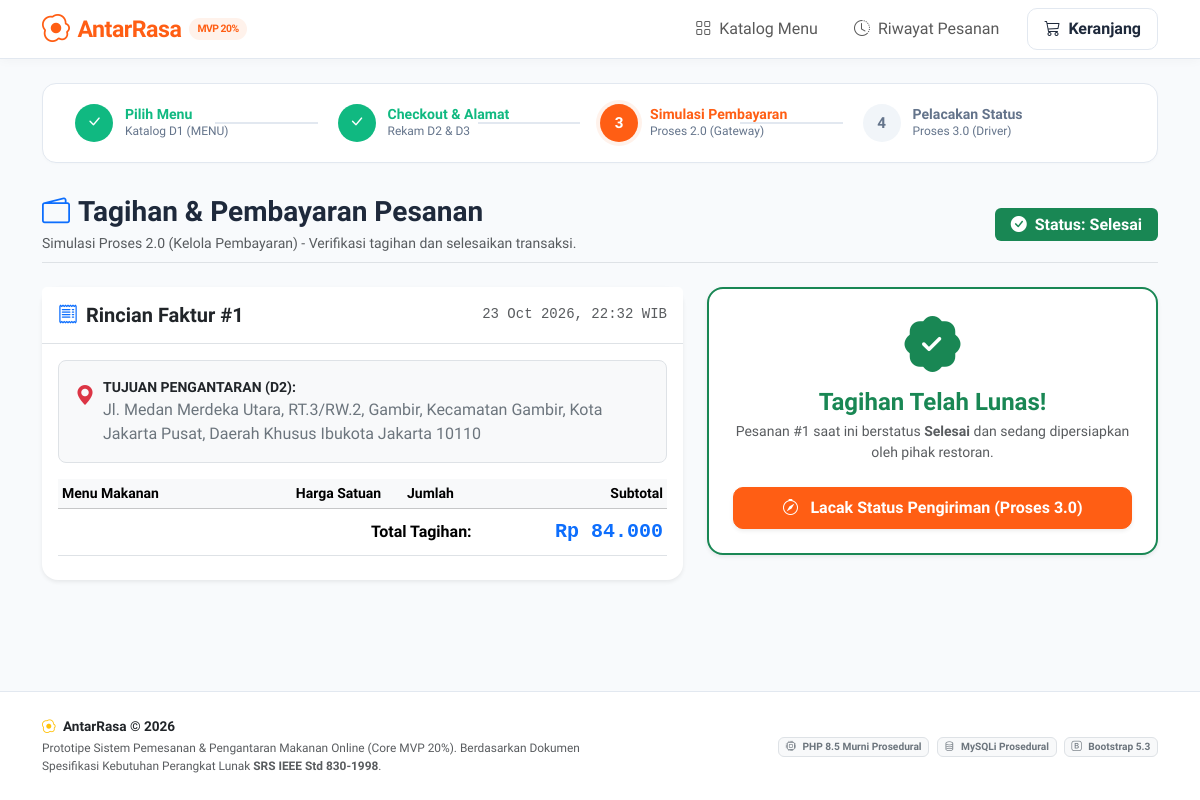
/pembayaran.php?id=1, run on the app's committed database.
### tables this page shows
CREATE TABLE `pesanan` (
  `id_pesanan` int(11) NOT NULL,
  `tanggal_pesanan` datetime NOT NULL DEFAULT current_timestamp(),
  `alamat_pengiriman` text NOT NULL,
  `total_harga` decimal(12,2) NOT NULL,
  `status_pesanan` varchar(30) NOT NULL DEFAULT 'Menunggu'
);

### includes/functions_order.php (called while the page is built, shortened)
<?php
function ambil_pesanan_by_id($conn, int $id_pesanan): ?array
{
    $sql = "SELECT id_pesanan, tanggal_pesanan, alamat_pengiriman, total_harga, status_pesanan
            FROM PESANAN
            WHERE id_pesanan = ?
            LIMIT 1";
    $stmt = mysqli_prepare($conn, $sql);
    mysqli_stmt_bind_param($stmt, "i", $id_pesanan);
    mysqli_stmt_execute($stmt);
    $hasil = mysqli_stmt_get_result($stmt);
    $data = null;
    if ($hasil !== false && mysqli_num_rows($hasil) > 0) {
        $data = mysqli_fetch_assoc($hasil);
    }
    return $data;
}
function e(mixed $nilai): string
{
    return htmlspecialchars((string) ($nilai ?? ''), ENT_QUOTES, 'UTF-8');
}
function format_rupiah(float $nominal): string
{
    return 'Rp ' . number_format($nominal, 0, ',', '.');
}
function dapatkan_info_status(string $status): array
{
    return match ($status) {
        'Menunggu' => [
            'class' => 'bg-warning text-dark',
            'badge' => 'warning',
            'label' => 'Menunggu Pembayaran',
            'icon'  => 'bi-hourglass-split',
            'step'  => 1
        ],
        'Diproses' => [
            'class' => 'bg-info text-dark',
            'badge' => 'info',
            'label' => 'Diproses Restoran',
            'icon'  => 'bi-fire',
            'step'  => 2
        ],
        'Dikirim' => [
            'class' => 'bg-primary text-white',
            'badge' => 'primary',
            'label' => 'Sedang Dikirim Driver',
            'icon'  => 'bi-bicycle',
            'step'  => 3
        ],
        'Selesai' => [
            'class' => 'bg-success text-white',
            'badge' => 'success',
            'label' => 'Pesanan Selesai',
            'icon'  => 'bi-check-circle-fill',
            'step'  => 4
        ],
        default => [
            'class' => 'bg-secondary text-white',
            'badge' => 'secondary',
            'label' => $status,
            'icon'  => 'bi-question-circle',
            'step'  => 0
        ]
    };
}

### pembayaran.php (the view, shortened to what this page needs)
<?php
require_once __DIR__ . '/config/database.php';
require_once __DIR__ . '/includes/functions_order.php';
$id_pesanan = isset($_GET['id']) ? (int) $_GET['id'] : (isset($_POST['id_pesanan']) ? (int) $_POST['id_pesanan'] : 0);
$pesanan = ambil_pesanan_by_id($conn, $id_pesanan);
    ?>
    <?php
$status_info = dapatkan_info_status((string) $pesanan['status_pesanan']);
$is_sudah_bayar = ($pesanan['status_pesanan'] !== 'Menunggu');
require_once __DIR__ . '/includes/header.php';
?>
<div class="d-flex flex-wrap justify-content-between align-items-center mb-4 pb-2 border-bottom">
    <div>
        <h3 class="fw-bold mb-1">
            <i class="bi bi-wallet2 text-primary me-2"></i>Tagihan & Pembayaran Pesanan
        </h3>
        <p class="text-muted small mb-0">Simulasi Proses 2.0 (Kelola Pembayaran) - Verifikasi tagihan dan selesaikan transaksi.</p>
    </div>
    <div class="mt-2 mt-sm-0">
        <span class="badge <?= $status_info['class'] ?> fs-6 px-3 py-2">
            <i class="bi <?= $status_info['icon'] ?> me-1"></i> Status: <?= e($pesanan['status_pesanan']) ?>
        </span>
    </div>
</div>
<div class="row g-4">
    <div class="col-lg-7">
        <div class="card shadow-sm border-0 rounded-4 mb-4">
            <div class="card-header bg-white py-3 border-bottom d-flex justify-content-between align-items-center">
                <h5 class="fw-bold mb-0 text-dark">
                    <i class="bi bi-receipt me-2 text-primary"></i>Rincian Faktur #<?= $id_pesanan ?>
                </h5>
                <span class="text-muted small font-monospace">
                    <?= date('d M Y, H:i', strtotime((string) $pesanan['tanggal_pesanan'])) ?> WIB
                </span>
            </div>
            <div class="card-body">
                <div class="p-3 bg-light rounded-3 mb-3 border">
                    <div class="d-flex align-items-start">
                        <i class="bi bi-geo-alt-fill text-danger fs-5 me-2 mt-1"></i>
                        <div>
                            <div class="fw-bold text-dark small text-uppercase">Tujuan Pengantaran (D2):</div>
                            <div class="text-secondary"><?= nl2br(e($pesanan['alamat_pengiriman'])) ?></div>
                        </div>
                    </div>
                </div>
                <div class="table-responsive mb-2">
                    <table class="table table-sm align-middle mb-0">
                        <thead class="table-light small">
                            <tr>
                                <th>Menu Makanan</th>
                                <th class="text-end">Harga Satuan</th>
                                <th class="text-center">Jumlah</th>
                                <th class="text-end">Subtotal</th>
                            </tr>
                        </thead>
                        <tfoot class="border-top">
                            <tr>
                                <td colspan="3" class="text-end fw-bold py-2">Total Tagihan:</td>
                                <td class="text-end fw-bold py-2 text-primary fs-5 font-monospace">
                                    <?= format_rupiah((float) $pesanan['total_harga']) ?>
                                </td>
                            </tr>
                        </tfoot>
                    </table>
                </div>
            </div>
        </div>
    </div>
    <div class="col-lg-5">
        <?php if ($is_sudah_bayar): ?>
            <div class="card shadow-sm border-success border-2 rounded-4 text-center p-4">
                <div class="text-success display-4 mb-2">
                    <i class="bi bi-patch-check-fill"></i>
                </div>
                <h4 class="fw-bold text-success mb-1">Tagihan Telah Lunas!</h4>
                <p class="text-muted small mb-4">
                    Pesanan #<?= $id_pesanan ?> saat ini berstatus <strong><?= e($pesanan['status_pesanan']) ?></strong> dan sedang dipersiapkan oleh pihak restoran.
                </p>
                <a href="status.php?id=<?= $id_pesanan ?>" class="btn btn-primary-custom py-2 shadow-sm">
                    <i class="bi bi-compass me-2"></i> Lacak Status Pengiriman (Proses 3.0)
                </a>
            </div>
        <?php endif; ?>
    </div>
</div>
<?php
require_once __DIR__ . '/includes/footer.php';
?>

### assets/css/style.css (style rules this page uses)
:root { --ar-primary: #ff5e14; --ar-primary-dark: #e04b06; --ar-primary-light: #fff2eb; --ar-secondary: #0f172a; --ar-accent: #10b981; --ar-bg: #f8fafc; --ar-card-bg: #ffffff; --ar-text-main: #1e293b; --ar-text-muted: #64748b; --ar-border: #e2e8f0; }
body { font-family: 'Plus Jakarta Sans', system-ui, -apple-system, 'Segoe UI', Roboto, Helvetica, Arial, sans-serif; background-color: var(--ar-bg); color: var(--ar-text-main); min-height: 100vh; display: flex; flex-direction: column; }
.btn-primary-custom { background-color: var(--ar-primary); border-color: var(--ar-primary); color: #ffffff; font-weight: 600; padding: 0.55rem 1.15rem; border-radius: 10px; transition: all 0.2s ease; }

### data on the page
pesanan: status_pesanan "Selesai", tanggal_pesanan "23 Oct 2026, 22:32", alamat_pengiriman "Jl. Medan Merdeka Utara, RT.3/RW.2, Gambir, Kecamatan Gambir, Kota Jakarta Pusat, Daerah Khusus Ibukota Jakarta 10110", total_harga "Rp 84.000"

### other printed values
$id_pesanan "1"
